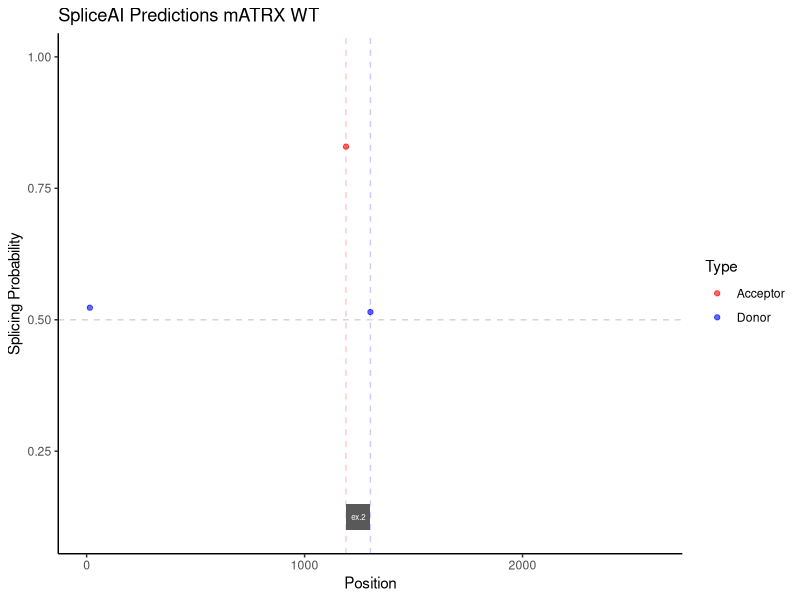
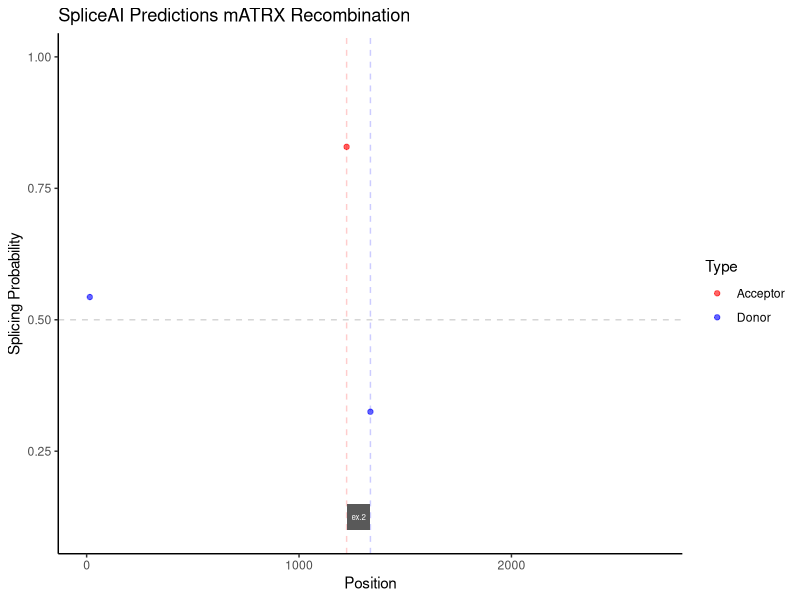
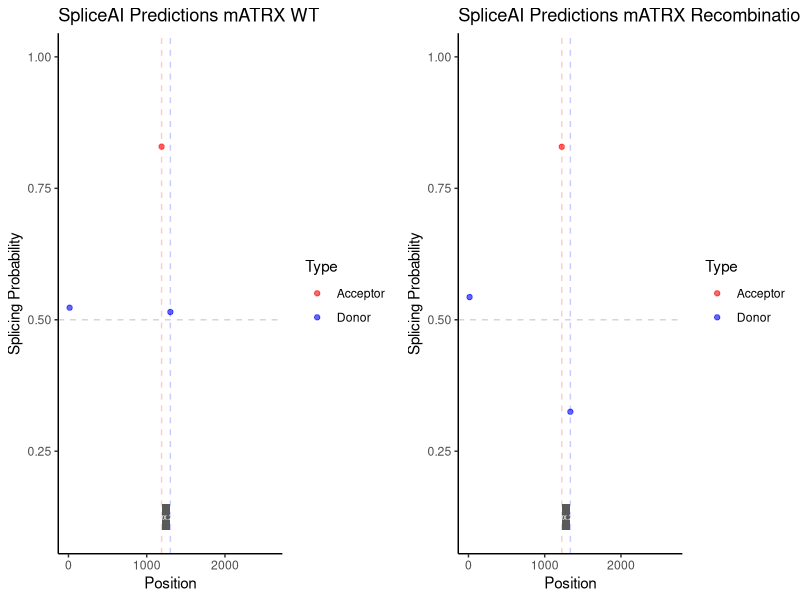

The R script that drew these images, in order:
library(readr)
library(ggplot2)
library(tidyr)

#Set working directory
dir <- "/Users/rluo/Documents/TillotsonLab/SpliceAI/ATRX/SpliceAIPlotting"
setwd(dir)
list.files(pattern = "*.tsv")
df <- read_tsv("RL_Ex2FLEx_output_threshold0.25.tsv")
#Rename Columns
colnames(df) <- c("Sequence.ID",
                  "Position",
                  "Nucleotide",
                  "Acceptor.Score",
                  "Donor.Score")
unique(df$Sequence.ID)
#Split it into separate tables based on unique sequence ID
df_wt <- subset(df, Sequence.ID == "Ex2WT_for_SpliceAI")
df_reco <- subset(df, Sequence.ID == "Ex2FLEx_Recombination_for_SpliceAI")

df_wt <- df_wt[,c(2,4,5)]
df_reco <- df_reco[,c(2,4,5)]
#Now plot
df_wt_long <- pivot_longer(df_wt, cols = c("Acceptor.Score", "Donor.Score"), 
                           names_to = "Type", values_to = "Probability")

# based on the sequence and the elements to preset
exons.wt <- data.frame(
  xmin = c(1190),
  xmax = c(1302),
  ymin = 0.15,
  ymax = 0.1,
  label = c("ex.2")
)

wt_plot <- ggplot() +
  geom_point(data = df_wt_long, aes(x = Position, y = Probability, color = Type), alpha = 0.6)+
  labs(title = "SpliceAI Predictions mATRX WT", x = "Position", y = "Splicing Probability") +
  scale_color_manual(values = c("red","blue"), labels = c("Acceptor", "Donor")) +  # Acceptor = blue, Donor = red
  ylim(c(0.1,1))+
  xlim(c(0,2603))+
  geom_hline(yintercept = 0.5, color = "grey20", linetype = "dashed", alpha = 0.2) +
  geom_vline(xintercept = 1190, color = "red", linetype = "dashed", alpha = 0.2) +
  geom_vline(xintercept = 1302, color = "blue", linetype = "dashed", alpha = 0.2) +
  geom_rect(data = exons.wt, aes(xmin = xmin, xmax = xmax, ymin = ymin, ymax = ymax)) +
  geom_text(data = exons.wt, aes(x = (xmin + xmax) / 2, y = (ymin + ymax) / 2, label = label), 
            color = "white", size = 2) +
  theme_classic()
wt_plot

#Now plot recombination one. I am not plotting the FLEx one because it lost its donor and acceptor completely which is what we are expecting.
df_reco_long <- pivot_longer(df_reco, cols = c("Acceptor.Score", "Donor.Score"), 
                             names_to = "Type", values_to = "Probability")

# Position of Ex2 has changed after recombination
exons.rec <- data.frame(
  xmin = c(1224),
  xmax = c(1336),
  ymin = 0.15,
  ymax = 0.1,
  label = c("ex.2")
)

rec_plot <- ggplot() +
  geom_point(data = df_reco_long, aes(x = Position, y = Probability, color = Type), alpha = 0.6)+
  labs(title = "SpliceAI Predictions mATRX Recombination", x = "Position", y = "Splicing Probability") +
  scale_color_manual(values = c("red","blue"), labels = c("Acceptor", "Donor")) +  # Acceptor = blue, Donor = red
  ylim(c(0.1,1))+
  xlim(c(0,2671))+
  geom_hline(yintercept = 0.5, color = "grey20", linetype = "dashed", alpha = 0.2) +
  geom_vline(xintercept = 1224, color = "red", linetype = "dashed", alpha = 0.2) +
  geom_vline(xintercept = 1336, color = "blue", linetype = "dashed", alpha = 0.2) +
  geom_rect(data = exons.rec, aes(xmin = xmin, xmax = xmax, ymin = ymin, ymax = ymax)) +
  geom_text(data = exons.rec, aes(x = (xmin + xmax) / 2, y = (ymin + ymax) / 2, label = label), 
            color = "white", size = 2) +
  theme_classic()
rec_plot

library(gridExtra)
grid.arrange(wt_plot, rec_plot, ncol = 2)